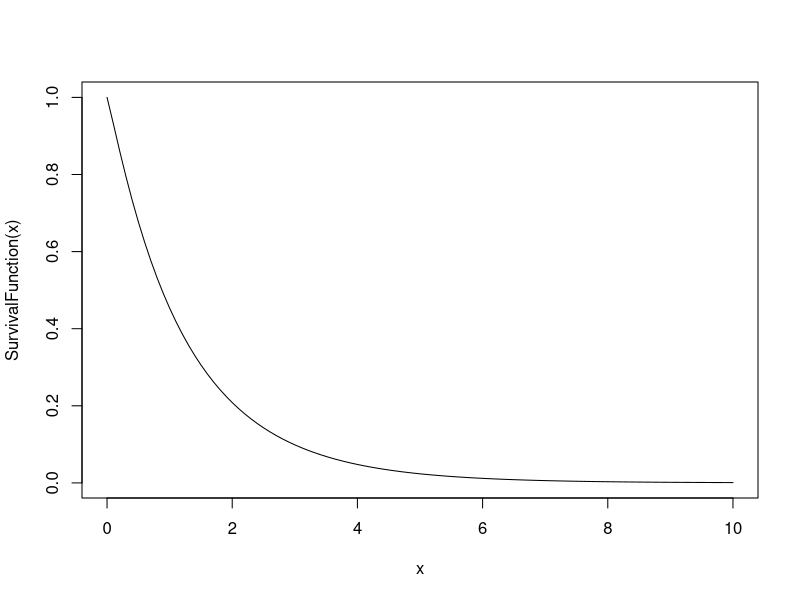

Generate this figure with R: (Note: this script raises an error after producing the figure.)
SurvivalFunction <- function(time){ #Surival function of the system
  a=1;
  b=0.5;
  lambda=0.5;
  R = (1-(1-exp(-(a*time)^b))^3)*exp(-lambda*time);
  return(R)
}

DeathRateFunction <- function(time){ # Death rate function of the system
  r <- log(SurvivalFunction(time))
}


expectedLifeLength <- integrate(SurvivalFunction,0,Inf)
curve(SurvivalFunction,0,10) # Used instead of plot as it takes a function as argument
time = seq(0.1, 10, length.out =1000)
r <- -grad(DeathRateFunction,time) # Derivate of the death rate function
plot(time, r,type="l")

fourthComponentCausesDeath <- 0.5*expectedLifeLength$value #Probability that the fourth component causes death of system